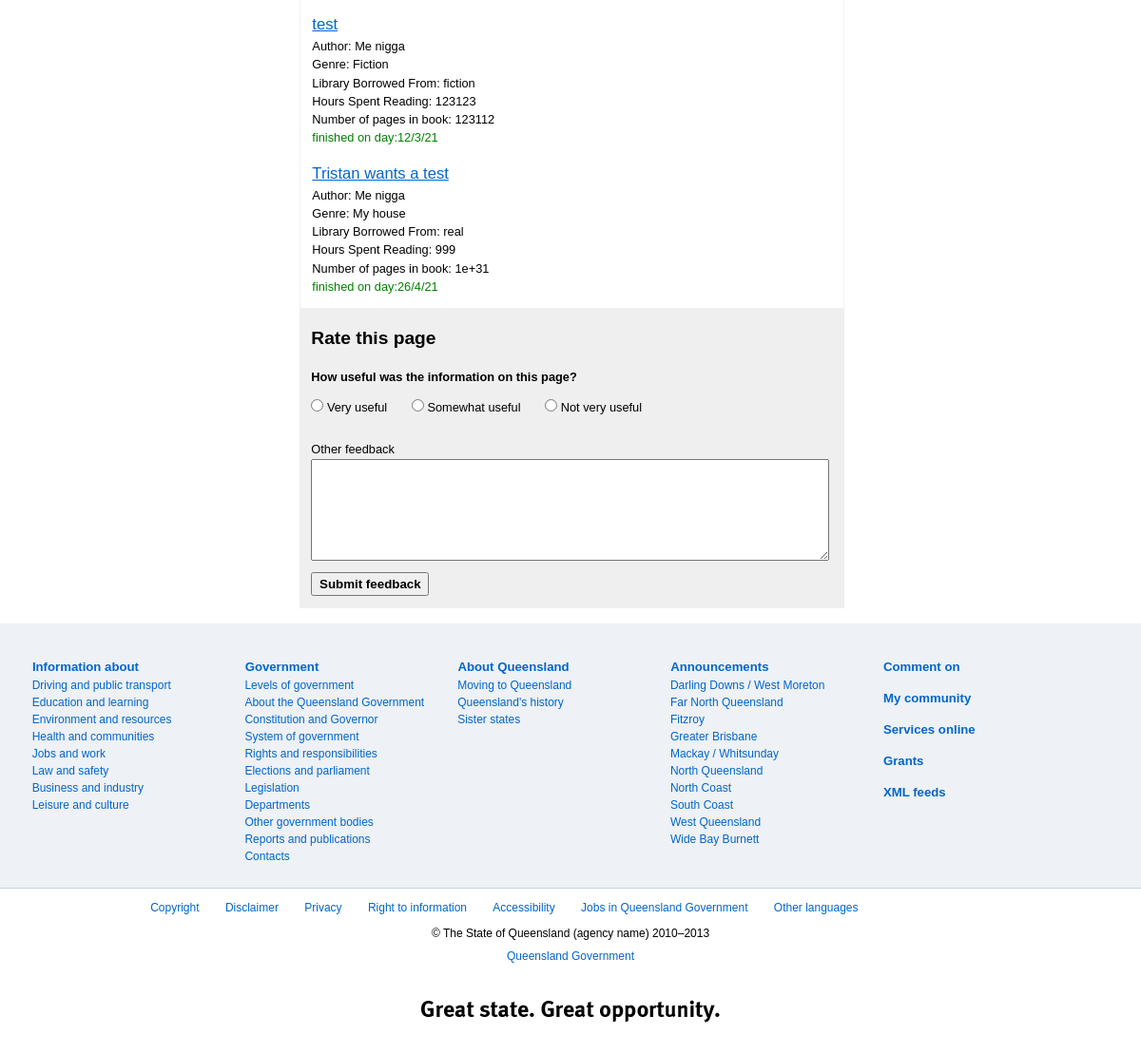
Page /list (signed in, lower part) on the earlier database version.
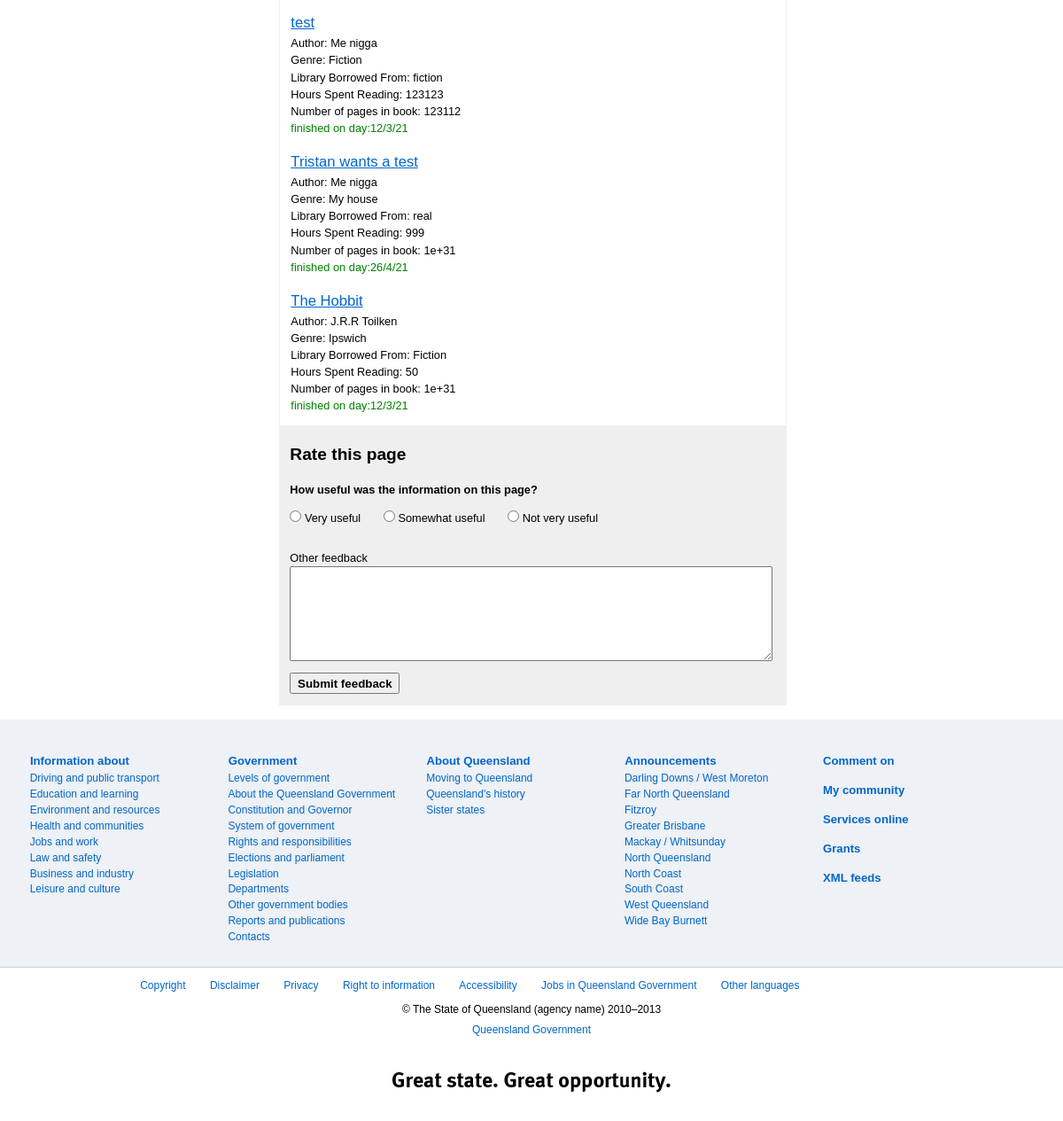
Same page on the later database version.
### tables this page shows
CREATE TABLE "Entries" (
	"Booktitle"	TEXT,
	"Bookauthor"	TEXT,
	"Genre"	TEXT,
	"Libraryname"	BLOB,
	"Dateofaccess"	INTEGER,
	"Numberofhours"	INTEGER,
	"Numberofpages"	INTEGER,
	"CreatorID"	INTEGER,
	FOREIGN KEY("CreatorID") REFERENCES "users"("id")
);

### app/dashboard.py (the view)
@dashboard.route('/list')
def list():
    Entryid = nOfRecords()
    bookTitle = returnAllFromEntries('bookTitle')
    bookAuthor = returnAllFromEntries('bookAuthor')
    genre = returnAllFromEntries('Genre')
    libraryName = returnAllFromEntries('Libraryname')
    dateOfAcess = returnAllFromEntries('Dateofaccess')
    Numberofhours = returnAllFromEntries('Numberofhours')
    Numberofpages = returnAllFromEntries('Numberofpages')
    return render_template('dashboard/list.html',
    Entryid = Entryid ,
    date = dateOfAcess,
    booktitle = bookTitle,
    bookAuthor = bookAuthor,
    genre = genre,
    libraryName = libraryName,
    Numberofhours = Numberofhours,
    Numberofpages = Numberofpages,
    )

### app/database/__init__.py (called while the page is built)
def db_var():
    try:
        con = sqlite3.connect(DBLOCATION)
    except sqlite3.OperationalError as e:
      if e.args[0].startswith('no such table'):
        exists = False
      else:
        raise
    return con

### app/database/db_handles.py (called while the page is built)
def returnAllFromEntries(element):
  db = db_var()
  curs = db.cursor()
  curs.row_factory = lambda cursor, row: row[0]
  return_list = []
  for var in curs.execute(f''' SELECT {element} FROM Entries WHERE CreatorID = ? ''',((str(session['userid'])))):
      return_list.append(var)
  return return_list

def nOfRecords():
  db = db_var()
  curs = db.cursor()
  curs.row_factory = lambda cursor, row: row[0]
  user = str(session['userid'])
  curs.execute(f'''SELECT COUNT(*)
                  FROM Entries WHERE CreatorID = ? ;''',(user))
  return curs.fetchone()

### app/templates/dashboard/list.html (shortened to what the changed rows need)
<!DOCTYPE html PUBLIC "-//W3C//DTD HTML 4.01 Transitional//EN" "http://www.w3.org/TR/html4/loose.dtd">
<html lang="en-AU">
<head>
	<link rel="stylesheet" type="text/css" href="/static/cue/css/qg.css" media="all">
	<link href="/static/cue/css/layout-small.css" media="all" rel="stylesheet" type="text/css">
	<link href="/static/cue/css/layout-medium.css" media="only all and (min-width: 43em) and (max-width: 65em)" rel="stylesheet" type="text/css">
	<link href="/static/cue/css/layout-large.css" media="only all and (min-width: 65em)" rel="stylesheet" type="text/css">
	<link rel="stylesheet" type="text/css" href="/static/theme/agency.css" media="all">
</head>
<body id="qld-gov-au">
	<div id="page-container">
		<div class="max-width">
			<div id="content-container">
				<div id="content">
					<div class="article">
						<div class="box-sizing">
							{% for Data in range(0, Entryid) %}
									<ul class="search-results">
										<li>
											<h3><a><span class="result-title">{{ booktitle[Data] }}</span></a></h3>
											<p class="search-description">
											Author: {{bookAuthor[Data]}}<br>
											Genre: {{genre[Data]}}<br>
											Library Borrowed From: {{libraryName[Data]}}<br>
											Hours Spent Reading: {{Numberofhours[Data]}}<br>
											Number of pages in book: {{Numberofpages[Data]}}<br>
											</p>
											<p class="meta">finished on day:{{date[Data] }}</p>
										</li>
									</ul>
								{% endfor %}
						</div>
					</div>
				</div>
				<div id="page-feedback">
					<form action="" method="post">
						<h2>Rate this page</h2>
					</form>
				</div>
			</div>
		</div>
	</div>
</body>
</html>

Differences in the rows shown:
added Entries: Booktitle "The Hobbit", Bookauthor "J.R.R Toilken", Genre "Ipswich", Libraryname "Fiction", Numberofpages "1e+31", Dateofaccess "12/3/21"
Other differences:
new list line: "Author: Genre: Library Borrowed From: Hours Spent Reading: 50 Number of pages in book: finished on day:"
